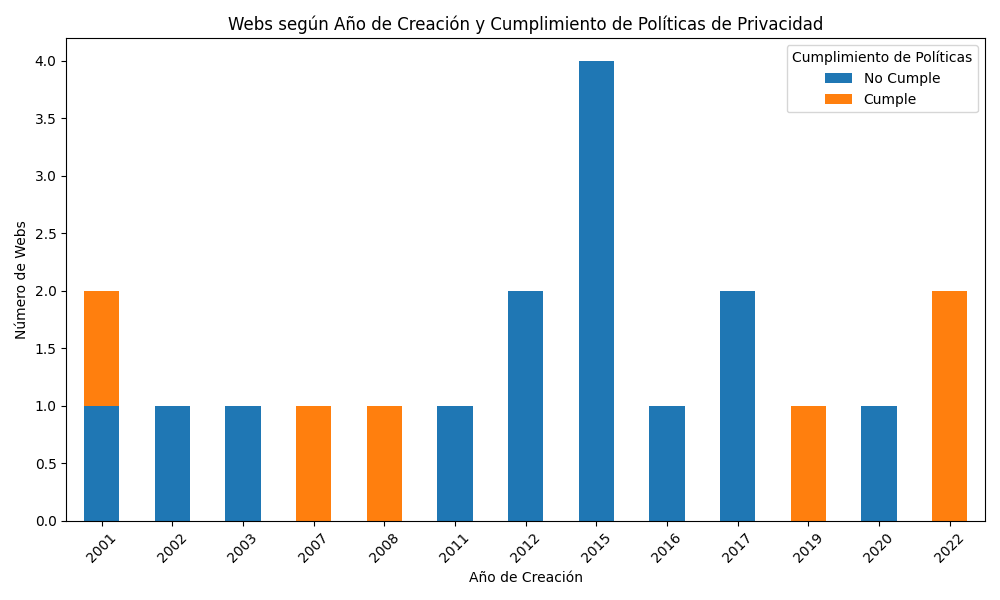

The script that drew this image:
import sqlite3
import pandas as pd
import matplotlib.pyplot as plt

# Conectar con la base de datos SQLite
conn = sqlite3.connect('datos.db')

# Leer los datos relevantes de la base de datos
df = pd.read_sql_query('''SELECT web, creacion, cookies, aviso, proteccion_datos FROM legal''', conn)

# Calcular si la web cumple todas las políticas de privacidad
df['cumple_politicas'] = (df['cookies'] == 1) & (df['aviso'] == 1) & (df['proteccion_datos'] == 1)

# Agrupar por año de creación y contar el número de webs que cumplen todas las políticas y las que no
grouped = df.groupby(['creacion', 'cumple_politicas']).size().unstack(fill_value=0)
#el unstack es para que en el grafico en la misma columna veamos el numero de webs que cumplen las politicas
#y las que no. Sino tendriamos dos columnas, una para el true y otra para el false
#print(grouped)

# Graficar los resultados
grouped.plot(kind='bar', stacked=True, figsize=(10, 6))
plt.title('Webs según Año de Creación y Cumplimiento de Políticas de Privacidad')
plt.xlabel('Año de Creación')
plt.ylabel('Número de Webs')
plt.legend(['No Cumple', 'Cumple'], title='Cumplimiento de Políticas')
plt.xticks(rotation=45)
plt.tight_layout()
plt.show()
